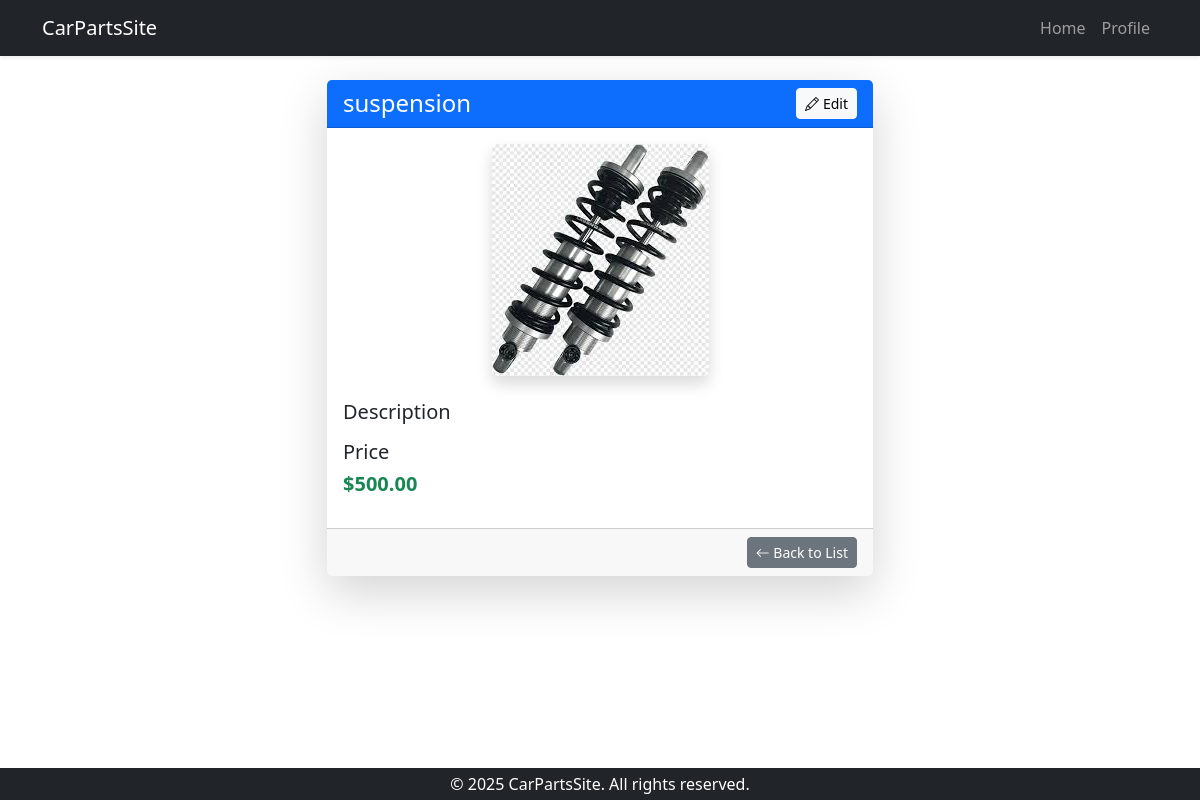
/products/products/3/, run on the app's committed database.
### products/models.py (models this page shows, shortened)
class Part(models.Model):
    CATEGORY_CHOICES = [
        ('Engine', 'Engine'),
        ('Brakes', 'Brakes'),
        ('Suspension', 'Suspension'),
        ('Electrical', 'Electrical'),
        ('Interior', 'Interior'),
        ('Body', 'Body'),
        ('Tires', 'Tires'),
    ]
    name = models.CharField(max_length=100)
    category = models.CharField(max_length=50, choices=CATEGORY_CHOICES)
    price = models.DecimalField(max_digits=8, decimal_places=2)
    image = models.ImageField(upload_to='parts/', blank=True, null=True)
    created_at = models.DateTimeField(auto_now_add=True)

### products/views.py (the view)
# urls.py: path('products/<int:pk>/', views.part_detail, name='part_detail'),
def part_detail(request, pk):
    part = get_object_or_404(Part, pk=pk)
    context = {'part': part}
    return render(request, 'products/part_detail.html', context)

### templates/products/part_detail.html (shortened to what this page needs)
{% extends 'base.html' %}
{% block content %}
  <div class="container d-flex justify-content-center">
    <div class="col-md-8 col-lg-6">
      <div class="card shadow-lg border-0 mb-5">
        <div class="card-header bg-primary text-white d-flex justify-content-between align-items-center">
          <h4 class="mb-0">{{ part.name }}</h4>
          <a href="{% url 'edit_part' part.id %}" class="btn btn-light btn-sm d-flex align-items-center"><i class="bi bi-pencil me-1"></i> Edit</a>
        </div>
        <div class="card-body">
          {% if part.image %}
            <div class="text-center mb-4">
              <img src="{{ part.image.url }}" alt="{{ part.name }}" class="img-fluid rounded shadow" style="max-width: 300px; object-fit: cover;" />
            </div>
          {% else %}
            <div class="alert alert-warning text-center">
              <em>No image available for this part.</em>
            </div>
          {% endif %}
          <div class="mb-3">
            <h5>Description</h5>
          </div>
          <div class="mb-3">
            <h5>Price</h5>
            <p class="text-success h5">
              <strong>${{ part.price }}</strong>
            </p>
          </div>
        </div>
        <div class="card-footer text-end">
          <a href="{% url 'parts_list' %}" class="btn btn-secondary btn-sm"><i class="bi bi-arrow-left"></i> Back to List</a>
        </div>
      </div>
    </div>
  </div>
{% endblock %}

### static/footer.css (style rules this page uses)
html, body { height: 100%; }
body { display: flex; flex-direction: column; }

### data on the page
Part: name "suspension", image (picture), price "500.00"
